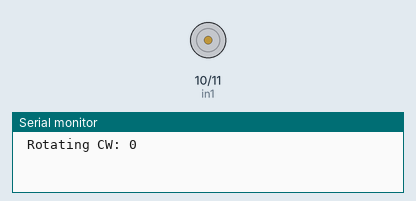
This sketch was run on a simulated Arduino Uno, built with avr-gcc and run on an emulated ATmega328P. On the bench: motor-driver pin pairs drawn as motors (green arrow = first pin HIGH = forward, orange = second pin HIGH = backward, longer = more drive, scaled by the enable pin), the last lines printed to the serial monitor.

Above: at 0.5 s.
At 11.5 s:
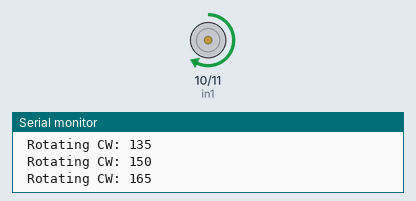
At 17.5 s:
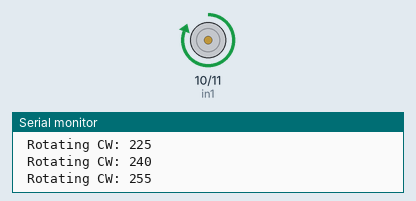
At 22.5 s:
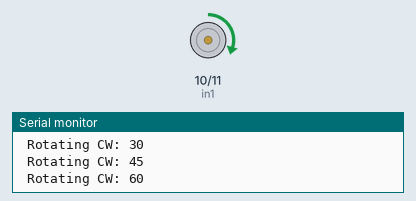
Timing chart, 0 to 23.5 s (numbered marks = the images above):
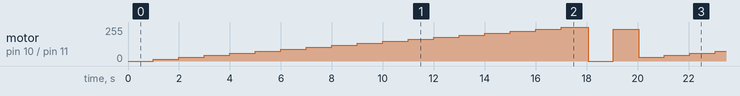

The sketch:

L293D_Motor_Driver_Template.ino
```cpp
/*----------------L293D MOTOR DRIVER-------------------*/
/*-------------Source Code by---------------------------*/
/*------Modified & Adapted by Habib.m @Hab_mz-----------*/
/*-----------------------V1.3---------------------------*/
#define in1 10
#define in2 11
#define en1 2

const int speedStep =15;
const int speedDelay = 1000;

void setup() {
  Serial.begin(9600);
  pinMode(in1, OUTPUT);
  pinMode(in2, OUTPUT);
  pinMode(en1, OUTPUT);

}

void loop() {
 for(int speed=0; speed<=255; speed +=speedStep){
  L293D('L',speed, 1);
  delay(speedDelay);
 }
  delay(50);
}


void L293D(char dir,int spd, int en){

  if(dir =='L'){
    if(en ==0){
       Serial.println(" CW Motor Stopped");
    }
    else{
       Serial.print(" Rotating CW: ");
       Serial.println(spd);
    }
    digitalWrite(en1 ,en);
    analogWrite(in1,spd);
    digitalWrite(in2,LOW);
  }

  else{
    if(en ==0){
       Serial.println(" CCW Motor Stopped");
    }
    else{
       Serial.print(" Rotating CCW: ");
       Serial.println(spd);
    }
    digitalWrite(en1 ,en);
    digitalWrite(in1,LOW);
    analogWrite(in2,spd);
  }
}

/*------------------v1.0-----------------*

   int LFor = 11;
   int RFor = 9;

void setup() {
  pinMode(LFor, OUTPUT);
  pinMode(RFor, OUTPUT);

void loop() {
  Maju();
  delay(1000);
  Kanan();
  delay(1000);
  Kiri();
  delay(1000);
  Mundur();
  delay(1000);
  Stop();
  delay(1000);
}

  void Maju(){
  analogWrite(RFor, 127);
  analogWrite(LFor, 127);
}

void Kanan(){
  analogWrite(RFor, 127);
  analogWrite(LFor, 255);
}

void Kiri(){
  analogWrite(RFor, 255);
  analogWrite(LFor, 127);
}

void Stop(){
  analogWrite(RFor, 0);
  analogWrite(LFor, 0);
}


//---------------------------------------v1.1----------------------------

int RFor = 5;
int RBac = 4;
int LFor = 3;
int LBac = 2;
void setup() {
  pinMode(LFor, OUTPUT);
  pinMode(RFor, OUTPUT);
  pinMode(LBac, OUTPUT);
  pinMode(RBac, OUTPUT);

}

void loop() {
  Maju();
  delay(1000);
  Kanan();
  delay(1000);
  Kiri();
  delay(1000);
  Mundur();
  delay(1000);
  Stop();
  delay(1000);
}


void Stop(){

  digitalWrite(RFor, LOW);
  digitalWrite(LFor, LOW);

  digitalWrite(RBac, LOW);
  digitalWrite(LBac, LOW);
}

void Maju(){

  digitalWrite(RFor, HIGH);
  digitalWrite(LFor, HIGH);

  digitalWrite(RBac, LOW);
  digitalWrite(LBac, LOW);
}

void Mundur(){

  digitalWrite(RFor, LOW);
  digitalWrite(LFor, LOW);

  digitalWrite(RBac, HIGH);
  digitalWrite(LBac, HIGH);
}

void Kanan(){

  digitalWrite(RFor, LOW);
  digitalWrite(LFor, HIGH);

  digitalWrite(RBac, HIGH);
  digitalWrite(LBac, LOW);
}

void Kiri(){

  digitalWrite(RFor, HIGH);
  digitalWrite(LFor, LOW);

  digitalWrite(RBac, LOW);
  digitalWrite(LBac, HIGH);
}
*/
```
